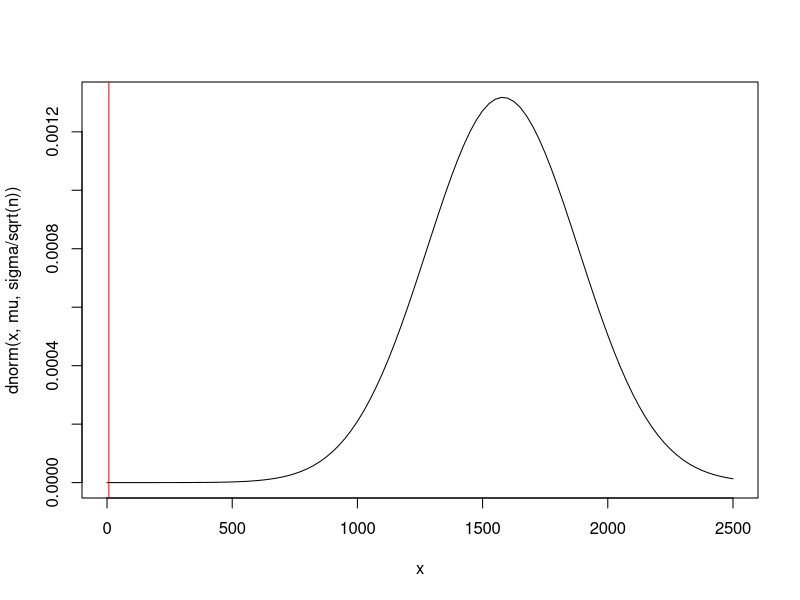
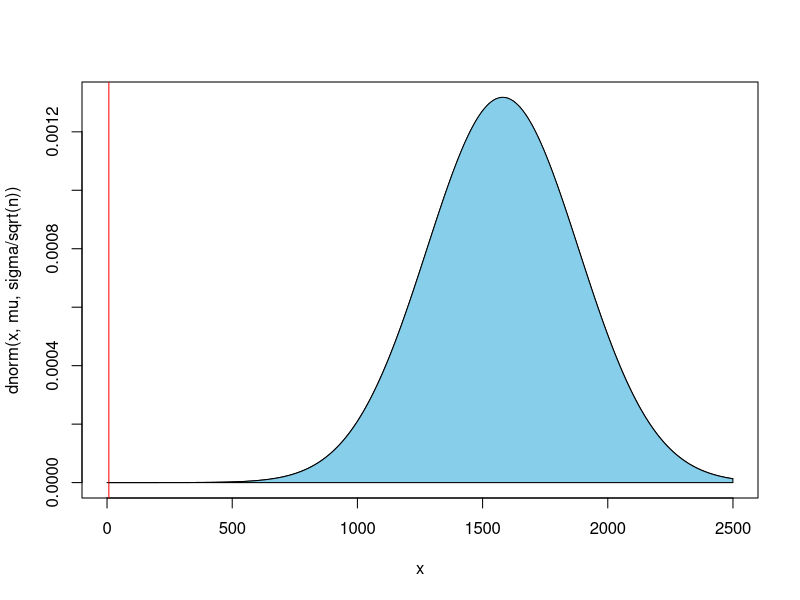
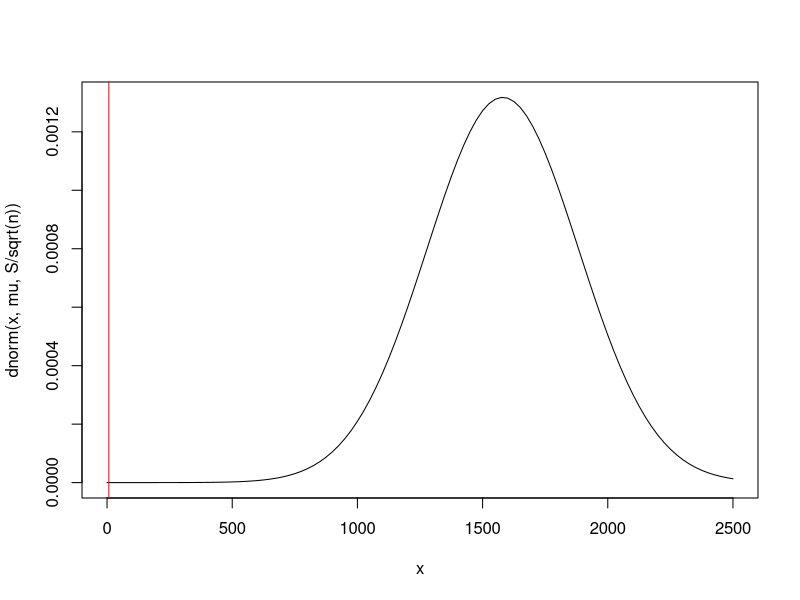
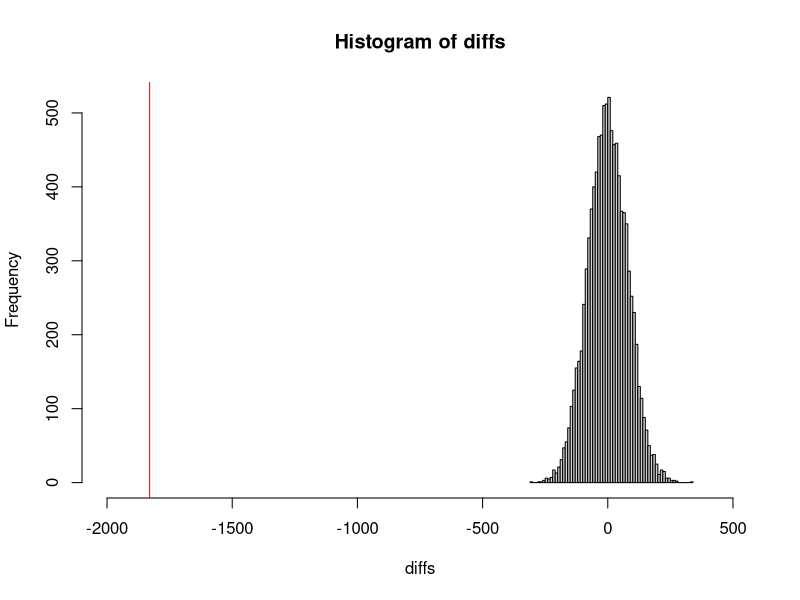
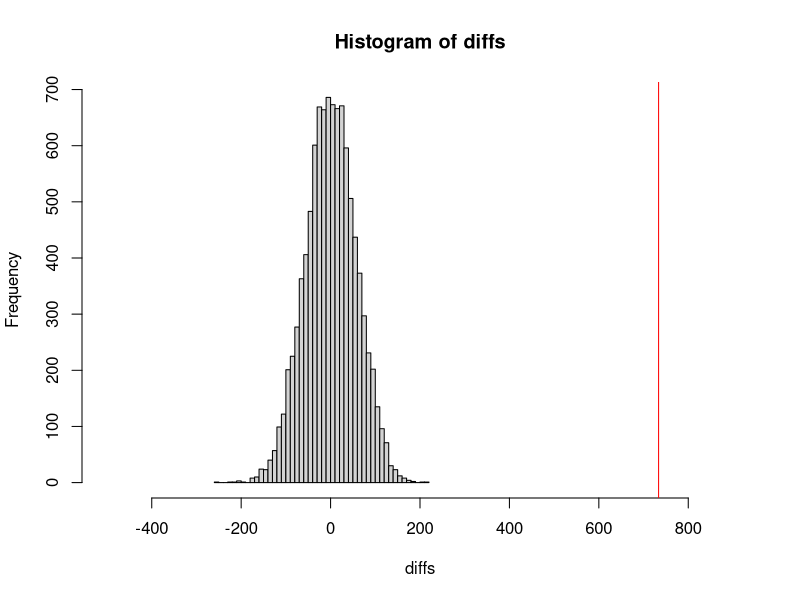
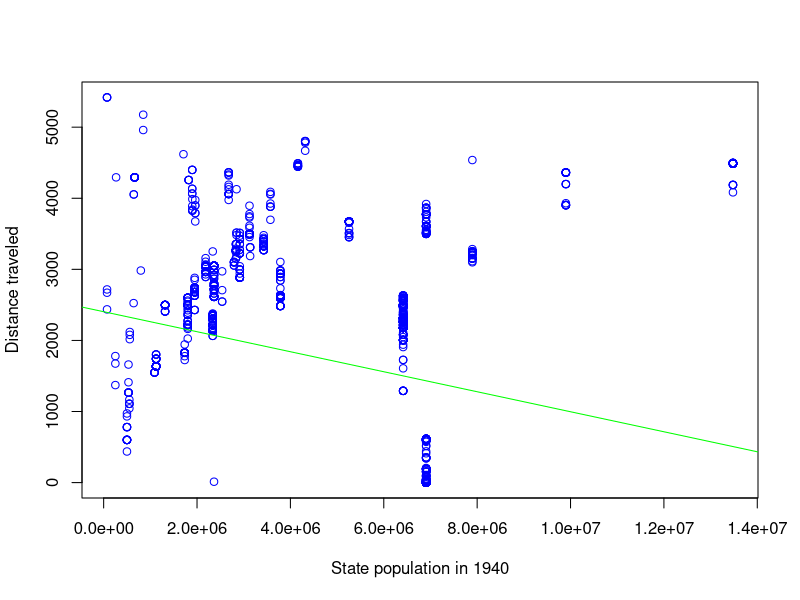
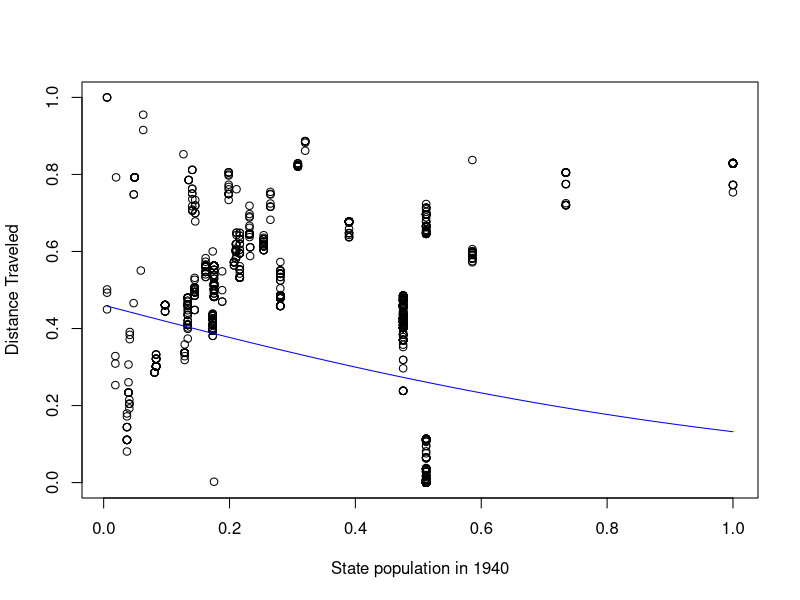

The R source for these figures, in order: (Note: this script raises an error after producing the figures.)
#Title: Math 23c Final Project
#Written by: Ben Dreier and Michael Cheng
#Date: May 14, 2019
#Sources: Scripts from Paul Bamberg, data from Cori Tucker-Price
#PLEASE DO NOT DISTRIBUTE THIS DATASET—MY PROCTOR PLANS TO PUBLISH THIS IN A BOOK AND DOES NOT WANT THIS DATA RELEASED PUBLICLY
#Have a great summer! =)

#Master outline/grading checklist

#DOES THE DATASET MEET THE REQUIRED DATASET STANDARDS??
#1- dataframe: yes, we have a .csv file with columns and rows
#2- yes, name, street name, city, former church, and hometown are all categorical columns, and several logical columns are made throughout this data analysis
#3- yes, we used a python script to add two numerical columns: 1st, distance of hometown from LA; 2nd, population of home state in 1940
#4-yes, there are over 3000 rows representing over 3000 church members

#DOES THE DATASET MEET THE REQUIRED GRAPHICAL DISPLAY STANDARDS?
#1- 
#2- yes, see section 2 for histograms (also in other places)
#3- 
#4- yes, see contingency table in section 1

#DOES THE DATASET MEET THE REQUIRED ANALYSIS STANDARDS?
#1- yes, see permutation test in sections 2, 3
#2- yes, p-values are used throughout this project, including in sections 2 and 3
#3- yes, see contingency table in section 1
#4- yes, see section 2 for a comparison

#WHAT BONUS POINTS HAVE WE ACHIEVED?
#3- See one-page document on ethical issues related to collection of data in attached files.
#8- See Section 1 for convincing demonstration of a relationship that might not have been statistically significant but turns out to be so, also in Section 2
#9- See Section 4; this may have been statistically significant but in fact is not
#12- See Section 2 for a permutation test that works better than classical methods
#14- See Section 4 for a use of linear regression
#15- See Section 4 for calculation and display of a logistic regression curve
#16- See Section 4 for an appropriate use of correlation
#20- See Section 2 for calculation of a confidence interval
#22- Ben and Michael are two people; the team has exactly two members! =)

#Note that this is organized by section. 

#SECTION 0: LOADING THE DATA FILE AND BASIC ANALYSIS
#install.packages("ggplot2") Make sure to install ggplot2 once
library("ggplot2")

#First, let's load the data file. Let M be the data file.
M <- read.csv("MembershipEdited.csv"); head(M) #notice that the original file was edited to add two numeric columns using a Python script since the original file did not have any numeric columns and was simply a list of members
#Ben wrote a python script, distancegetter.py, that gets the distance of each hometown from LA (aka how far an individual moved to LA) and their home state's population

#Note: since certain individuals' Hometowns did not have data associated with them, those individuals have been deleted for the sake of this analysis. 
#Less than 0.3% of individuals were deleted; I deleted Ritta Penden, Susan Fleming, John Hunt, George H. Jones, Wilfred Wein, Coxdelia Marshall, and Melvin Johnson since their hometowns either did not exist or had no data according to the API
#Since these individuals represent less than 0.3% of the total number of individuals, which is over 3000, this should not meaningfully impact our data

#SECTION 1: Hometown analysis WITH A CONTINGENCY TABLE
#MEETS REQUIRED ANALYSIS 3 AND BONUS POINT 8.
#Is having a hometown that isn't Los Angeles correlated with being a Convert from another/no religion?
#My hypothesis: In theory, it could make sense because people who moved from further away towns might have joined the church in search of community, then converted religions
#While people originally from LA already had a community from growing up there; or another factor could dominate

#First, let's find out the number of people from LA and the number of converts
HomeLA <- which(M$Hometown == "Los Angeles, CA"); HomeLA #People with hometowns LA
length(HomeLA) #Los Angeles, CA has 1,232
HomeNotLA <- which(M$Hometown != "Los Angeles, CA"); HomeNotLA #All people who were not from LA 
length(HomeNotLA) #Not LA has 1,814
ConvertsA <-which(M$Former.Church == "Convert"); ConvertsA #All the converts
length(ConvertsA) #427 converts
NotConverts <-which(M$Former.Church != "Convert"); NotConverts #All the non-converts
length(NotConverts) #2,619 non-converts

#Second, let's make some logical columns
LA <- M$Hometown == "Los Angeles, CA"
Converts <- M$Former.Church == "Convert"
HomeR <- data.frame(LA, Converts) #make a dataframe with just the logical columns

#Now let's build a contingency table #NOTICE THATTHIS MEETS REQUIRED GRAPHICAL DISPLAY CRITERIA 4
tbl <- table(HomeR$LA,HomeR$Converts); tbl
#Looking at the table, there are 1811 who are not originally from LA and aren't converts; 3 who are not originally from LA and are converts; 808 originally from LA who are not converts, and 424 originally from LA who are converts

#Now let's compare this with what the table would look like if Hometown and Convert status were independent
tbl #our actual table
Expected <- outer(rowSums(tbl), colSums(tbl))/sum(tbl); Expected #evidently, the tables are pretty different!!
#In particular, the value for not originally from LA and is converts is much lower in the actual table compared to the expected table

#These tables look quite different. Is the difference significant? Let's use the chi-squared test and see.
chisq.test(HomeR$LA,HomeR$Converts)
#The p-value is incredibly tiny, at below 2.2 * 10^-16, and the odds this arose by chance is less than 1 in a quadrillion; since the p-value is far less than 0.05 we reject the null hypothesis
#Therefore, having a Hometown of LA is very correlated with being a Convert to Christianity, which completely goes against the theory I laid out earlier
#It appears that having a hometown that isn't LA is very correlated against being a Convert to Christianity
#In other words, almost everyone who joined the People's Independent Church of Christ who was not originally from LA was already a Christian; but according to the table roughly 1/3 of people with hometown LA were Converts to Christianity—a very, very interesting finding!! 
#Not quite sure why this is, but perhaps the Church was very appealing to people who were already Christians moving in from out of state
#It makes sense that most migrants traveling west would be churched folk because that kind of migration was based on social networks and their faith sustained them during the journey. that's one hypothesis
#Quote from Proctor on significance of this: It tells me that the church was able to pull in people from LA with no religious affiliation at a time (WWII) when people were looking for resources and help.  The church was taken over by the second pastor (Clayton Russell) at this point.  He was the first black preaching radio broadcaster on the West Coast and lived a celebrity lifestyle.  So I know that the church was a big draw for migrants and local Angelenos.   But the fact that non churched people in LA were joining at such a high rate proves larger claims about the church’s significance.

#Earning Bonus Point 8
#This relationship between having a hometown of Los Angeles and being a Convert to Christianity was not apparent at all—my hypothesis at the beginning was totally wrong. But evidently, this relationship is very strong considering 424 of the 427 converts were from LA despite the fact that 1,814 of the 3,046 church members had a non-LA hometown.
#Therefore, this is a convincing relationship that might not have looked statistically significant but turns out to be so.

#END REQUIRED ANALYSIS 3 AND BONUS POINT 8
#END SECTION 1

#SECTION 2: Comparing distances for converts and non-converts with CLT, permutation tests
#BONUS POINT 12, 20, 8 (done again)
#REQUIRED ANALYSIS 1,3
#After conducting a contingency table analysis of the differences between converts and non-converts, let's figure out whether this difference is reality using standard deviations and confidence intervals
#Let's look at the mean distance migrated for the total population and compare the mean distance migrated for the Converts, and see if this is a statistically significant difference
km <- M$Distance/1000; km #convert our distances from meters to km

mu <- mean(km); mu #mean distance migrated from hometown for full population is 1580.57 km. Remember that someone whose hometown was LA who still lives in LA counts as zero!
sigma <- sd(km); sigma #standard deviation 1513.49 km
migD <- sum(km * (M$Former.Church == "Convert"))/sum((M$Former.Church == "Convert")); migD #mean distance migrated for Converts is 7.26 km
#How likely is it that the discrepancy between mean distance migrated for Converts and the full population arose by chance?

#Approach #1 
#The CLT says that if we draw a sample of size n from the total population,
#the mean will be 1580.57 km, the SD will be sigma/sqrt(n), the distribution normal
n = 25 #draw samples of size 25
curve(dnorm(x, mu, sigma/sqrt(n)), from = 0, to = 2500)
abline(v = migD, col = "red")     #our mean distance for converts looks good, it's on the far left tail
pnorm(migD, mu, sigma/sqrt(n), lower.tail = FALSE) #and notice that an average distance greater than ours should arise roughly 100% of the time

#Here is a way to shade some of the area
xpoints <- c(migD,seq(migD,2500,1),2500) #define polygon to shade
ypoints <- c(0,dnorm(seq(migD,2500,1), mu, sigma/sqrt(n)),0) 
curve(dnorm(x, mu, sigma/sqrt(n)), from = 0, to = 2500)
abline(v = migD, col = "red")
polygon(xpoints,ypoints,col="skyblue") #notice that virtually the entire graph is sky blue, this visually demonstrates how virtually every other outcome would be more likely than the one we got if the distance traveled for Converts was random

#Approach 2
#Equivalent approach - create a statistic whose distribution is N(0,1)
#In the days of printed statistical tables, this was a good idea.
Z = (migD-mu)/(sigma/sqrt(n)); Z 

#Calculate the probability of a sample mean as extreme as what we observed
PValue <- pnorm(Z, lower.tail = FALSE); PValue   #same result, the probability of a sample mean greater than our sample mean is 1

#Alternatively, we can assume that we do not know the LA-side wigma
#If we use our sample standard deviation S, we create a t statistic.
#Studentize the data, using S instead of the national sigma.
S <- sd(km); S
t = (migD-mu)/(S/sqrt(n)); t 
PValue <- pt(t, df = n-1, lower.tail = FALSE); PValue
#the p-value is pretty much the same at p = 1; it's virtually certain that if you generated random sample means you'd get a higher mean than our actual mean for Converts
curve(dnorm(x, mu, S/sqrt(n)), from = 0, to = 2500)
abline(v = migD, col = "red")     #our mean score looks really good

#For n this large, the t distribution is essentially standard normal
t = (migD-mu)/(sigma/sqrt(n)); t 
PValue <- pt(t, df = n-1, lower.tail = FALSE); PValue #about the same P-value as earlier result

#BONUS POINT 20: I calculated a confidence interval here!

#notice that the lower end of the confidence interval is 955.83
L <- mean(km) + qt(0.025, n-1) * sd(km)/sqrt(n); L
#and the higher end of the confidence interval is 2205.31
H <- mean(km) - qt(0.025, n-1) * sd(km)/sqrt(n); H

#So if the distance migrated from one's hometown followed a normal distribution, then the 95% confidence interval for the distance migrated would be [955.83,2205.31]
#But because actual distance migrated from one's hometown for Converts to Christianity is just 7.26, FAR outside the actual confidence interval, we know that this probably did not arise by chance
#In other words, I have shown more quantiatively than Section 1 that Converts are likely to have migrated a much lower distance, and that this difference is statistically significant.

#BONUS POINT 8: Again, this shows the same relationship as in Section 1 and how it did not arise randomly. The statistical difference the mean distance traveled for Converts and the mean distance traveled for all people at this Church is clear

#finally, let's try a permutation test
#Now let's do a permutation test
isConvert <- M$Former.Church == "Convert"; isConvert
N <- 10000
diffs <- numeric(N)
for(i in 1:N){
  Samp <- sample(isConvert); Samp #permuted isBaptist column
  disConverts <- sum((km) * (Samp == TRUE))/sum(Samp == TRUE); disConverts
  dOthers <- sum((km) * (Samp == FALSE))/sum(Samp == FALSE); dOthers
  diffs[i] = disConverts - dOthers #as likely to be negative or positive
}
mean(diffs) #should be close to zero, this is indeed near zero
hist(diffs, breaks = "FD", xlim = c(-2000,500)) #now display the observed difference on the histogram

other <- sum(km * (M$Former.Church != "Convert"))/sum((M$Former.Church != "Convert")); other
observed <- migD - other ; observed #observed difference between mean for Converts and non-Convert; this is -1829 km
abline(v = observed, col = "red") #notice that the observed difference is very far off from the random simulations
#what is the probability that a difference this large could have arisen with a random subset?
pvalue <- (sum(diffs >= observed)+1)/(N+1); pvalue #notice that the p-value is about 1, so the probability of randomly exceeding the actual value is 100%; so it is extremely unlikely that this difference arose by chance
#evidently, the difference between Converts and non-Converts probably did not arise randomly, as there is a 100% chance that a random simulation would have a difference of lesser magnitude than the actual difference seen
#compared to the confidence interval analysis above, we actually have a concrete probability that this happened by chance and know more than just the fact that the actual result is outside the confidence interval 

#BONUS POINT 12: This is an example of a permutation test working much better than classical methods. Using this permutation test, we have shown that the difference probably did not arise out of random chance and is statistically significant. But with classical methods like CLT/standard deviation, it is harder to know whether the difference happened randomly/not randomly. Therefore, this permutation test works better than classical methods in demonstrating the statistical significance of Baptists and distance traveled.
#REQUIRED ANALYSIS 3: This is a clear comparison of a CLT analysis with a simulation, permutation test
#END SECTION 2

#SECTION 3: Permutation test with Baptists
#Looking at the dataset, we have a lot of Baptists! Now I want to figure out whether being a Baptist is correlated at all with Distance Traveled using a Permutation test

#the following code creates a column that is True if an individual was Baptist before joining the People's Independent Church of Christ, false otherwise (defined as their church having the word Baptist in it)
Churches <- (M$Former.Church); Churches #column of all individuals churches
Denoms <- c("Baptist", "Methodist", "AME", "Episcopal", "CME", "Presbyterian", "Catholic") # Enumerate some words pointing to church denomination
# Function to get which churches contain which denomination strings
whichContain <- function(ch, dn){
  denoms <- rep("", length(ch))
  i <- 1
  for(c in ch){
    for(d in dn){
      #Check if the church has the denomination
      if( is.na(grepl(d, c)) ){break}
      if( grepl(d, c) ){
        denoms[i] = paste(denoms[i], d);
      }
    }
    i <- i + 1
  }
  return(denoms)
}
WhichDenoms <- whichContain(Churches, Denoms)
isBaptist <- WhichDenoms == " Baptist"; isBaptist #true if an individual is Baptist

sum(isBaptist) #so we have 1,185 baptists; out of 3,046 individuals this is a lot

km <- M$Distance / 1000 #divide distance by 1000 to get distance in km
mean(km) #mean distance for all Individuals is 1580.57 km
median(km) #median distance for all Individuals is 2137 km

#Calculate the observed Distance Traveled for Baptists and non-Baptists
dBaptists <- sum((km) * (isBaptist == TRUE))/sum(isBaptist == TRUE); dBaptists #average distance for Baptists is 2028.802 km
dOthers <- sum((km) * (isBaptist == FALSE))/sum(isBaptist == FALSE); dOthers #average distance for non-Baptists is 1295.159 km
observed <- dBaptists - dOthers; observed #on average, Baptists traveled 733.64 km farther than non-Baptists
 
#Now let's do a permutation test
N <- 10000
diffs <- numeric(N)
for(i in 1:N){
  Samp <- sample(isBaptist); Samp #permuted isBaptist column
  dBaptists <- sum((km) * (Samp == TRUE))/sum(Samp == TRUE); dBaptists
  dOthers <- sum((km) * (Samp == FALSE))/sum(Samp == FALSE)
  diffs[i] = dBaptists - dOthers #as likely to be negative or positive
}
mean(diffs) #should be close to zero, this is indeed near zero
hist(diffs, breaks = "FD", xlim = c(-500,900)) #now display the observed difference on the histogram
abline(v = observed, col = "red") #notice that the observed difference is very far off from the random simulations
#what is the probability that a difference this large could have arisen with a random subset?
pvalue <- (sum(diffs >= observed)+1)/(N+1); pvalue #notice that the p-value is about 0.0001, which is far less than 0.05 (our typical threshold for signifiance). Therefore, the difference between Distance traveled for Baptists and non-Baptists is statistically significant. It is incredibly unlikely that it arose by chance.
#for whatever reason, Baptists at the People's Independent Church migrated from further distances than non-Baptists, on aveage 733.64 km further. This difference did not occur by random chance.

#END SECTION 3

#SECTION 4: Is there a relationship between distance traveled and state population?
#BONUS POINTS: 9, 14, 15, 16

#Let's try to analyze our only two numeric columns, distance traveled and state population
#Is there some kind of relationship between traveling from a farther away state and coming from a larger or smaller state?
km <- M$Distance/1000; km #convert our distances from meters to km
plot(km ~ M$State.Population, col = "blue", xlab = "State population in 1940", ylab = "Distance traveled") #here is a scatter plot comparing distance migrated with state population
mod <- lm(km ~ M$State.Population); mod #we found the regression line; apparently Distance Traveled to LA = -1.407*10^4 * (State population) + 2.404*10^3

#BONUS POINT 14! used linear regression
abline(mod, col = "green") #now let's add the regression line 
#according to this regression line, the larger a migrant's state population, the less distance they traveled to LA
#So migrants from smaller states were far more likely to travel longer distances to LA; perhaps reflecting lower populations in the Northeast/Midwest in 1940?
#However, this relationship might not be statistically significant.
summary(mod) #Multiple R squared is 0.05, adjusted R squared is 0.05
#Evidently, our R squared value is about 0.05, indicating a very inaccurate regression line. Our regression line only explains about 5% of the variability of the response data around its mean, indicating a very weak correlation. distance traveled and state population in 1940 don't seem to be correlated well with each other, but let's use correlation to verify!

#BONUS POINT 16! used correlation here.
#Now let's look at the correlation
res <- cor(km, M$State.Population); res
round(res,2) #our correlation is -0.22. Since our correlation is negative, an increase in state population predicts a decrease the distance traveled. However, again this is a very weak correlation. There may not be a real relationship between the variables 

#BONUS POINT 15! logistic regression
#let's try to use a logistic regression to model Distance Traveled as a function of State Population. Note that we need to normalize these variables between 0 and 1, so I divided each variable by its maximimum value in the dataset
pop <- M$State.Population/max(M$State.Population)
k <- km/max(km)
plot(pop, k, xlab = "State population in 1940", ylab = "Distance Traveled") #here's another plot 

#Start with minus the log of the likelihood function from Paul's code
MLL<- function(alpha, beta) {
  -sum( log( exp(alpha+beta*pop)/(1+exp(alpha+beta*pop)) )*k
        + log(1/(1+exp(alpha+beta*pop)))*(1-k) )
}

#R has a function that will maximize this function of alpha and beta
#install.packages("stats4")   #needs to be run at most once
library(stats4)
results<-mle(MLL, start = list(alpha = 0, beta = 0)) #an initial guess is required
results@coef #alpha = -0.158, beta = -1.725 are the parameters for our logistic regression curve
curve( exp(results@coef[1]+results@coef[2]*x)/ (1+exp(results@coef[1]+results@coef[2]*x)),col = "blue", add=TRUE) #the blue line is the logistic regression curve
#The logistic regression curve does not look terrible, but considering how low our correlation was earlier it is unlikely that there is a substantial correlation between distance traveled and state population in 1940

#BONUS POINT 9! Evidently, there could have been a relationship between state population and distance traveled, but our analysis indicates that there is likely no significant relationship after all. Therefore, this relationship turns out to be statistically insignificant.

#END SECTION 4


# Ben's work

# Let's talk churches. It looks like there are 759 unique churches listed here:
Churches <- unique(M$Former.Church); Churches

# Enumerate some words pointing to church denomination
Denoms <- c("Baptist", "Methodist", "AME", "Episcopal", "CME", "Presbyterian", "Catholic")

# Function to get which churches contain which denomination strings
whichContain <- function(ch, dn){
  denoms <- rep("", length(ch))
  i <- 1
  for(c in ch){
    for(d in dn){
      #Check if the church has the denomination
      if( is.na(grepl(d, c)) ){break}
      if( grepl(d, c) ){
        denoms[i] = paste(denoms[i], d);
      }
    }
    i <- i + 1
  }
  return(denoms)
}

grepl(Denoms[3], Churches[4])

WhichDenoms <- whichContain(Churches, Denoms)

Churches[which(WhichDenoms == "")]

length(Churches)

denoms[3]
